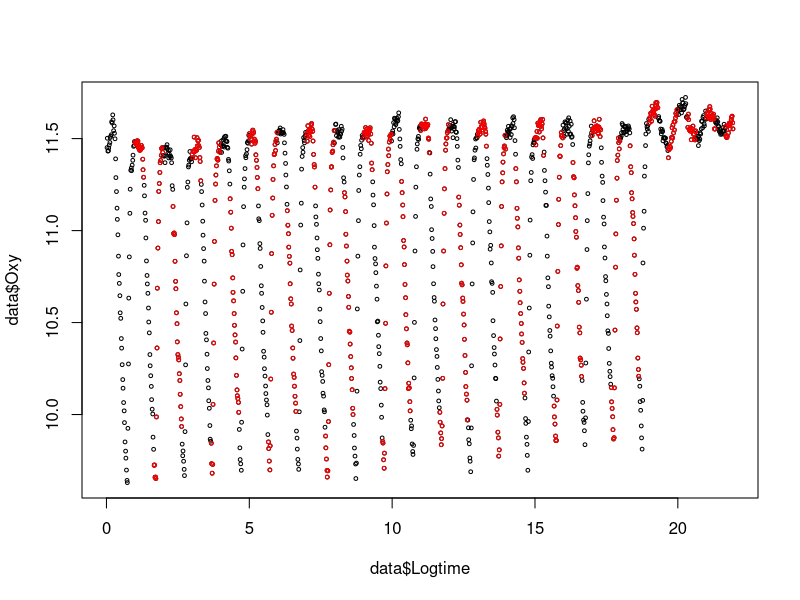

Here is the R script that generated this plot: (Note: this script raises an error after producing the figure.)
library(lubridate)
setwd("C:/Users/Cedric/Desktop/respiro_view/data Val/raw files")
data1<-read.table("11-01-18B-ch3.txt", skip=39, sep=";", dec=",")
colnames(data1)<-c("Date","Time","Logtime","Oxy","Phase","Amp","Temp")

filter<-function(data,debut,nclose,nopen,nch,ncouple,np,nm) {
  len<-length(data$Logtime)
  iter<-c(1:len)	
  databis<- subset(data, iter>(debut-1) & (((iter-debut)/(nopen+nclose)-floor((iter-debut)/(nopen+nclose)))+0.00001)<(nclose/(nclose+nopen)) )		
  nsession<-(round((length(databis$Logtime))/(nclose)))
  session<-rep(1:nsession,each=(nclose))
  databis<-subset(databis,c(1:length(databis$Logtime))<=length(session))
  plot(data$Logtime,data$Oxy,cex=0.5)
  points(databis$Logtime,databis$Oxy,col="red",cex=0.5)	
  chambre<-rep(nch,length(databis$Logtime))
  couple<-rep(ncouple,length(databis$Logtime))
  father<-rep(np,length(databis$Logtime))
  mother<-rep(nm,length(databis$Logtime))
  date<-databis$Date
  time<-databis$Time
  logtime<-databis$Logtime
  oxy<-databis$Oxy
  phase<-databis$Phase
  amp<-databis$Amp
  temp<-databis$Temp
  intratime<-rep(1:nclose,nsession)
  datafinal<-data.frame(cbind(databis,session,intratime,chambre,couple,father,mother))
  return(datafinal)
}



test1<-filter(data1,60,19,21,"8","11A","A","11")

contrast<-rep(c("adapt","test","adapt","control"),c(456,57,57,57))
test1B<-subset(test1,contrast!="adapt")
contrast2<-rep(c("test","control"),c(57,57))
attach(test1B)
lm1<-lm(Oxy~intratime*contrast2)
summary(lm1)